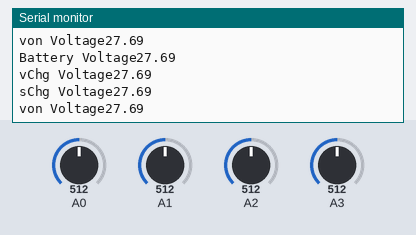
Bench run of a sketch on a simulated Arduino Uno, built with avr-gcc and run on an emulated ATmega328P. Parts: the last lines printed to the serial monitor. The inputs (shaded band) are chosen by the test bench; at power-on: A0 = 512, A1 = 512, A2 = 512, A3 = 512.

Above: at 1.8 s.
1.9 s: A0 set to 716
At 2.6 s:
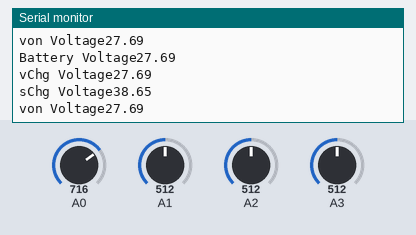
3.4 s: A1 set to 716
At 4.7 s:
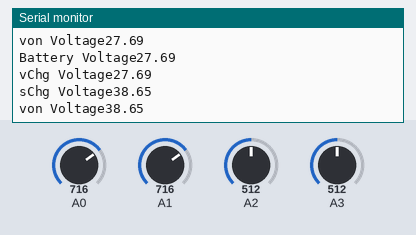
4.9 s: A2 set to 716
At 5.9 s:
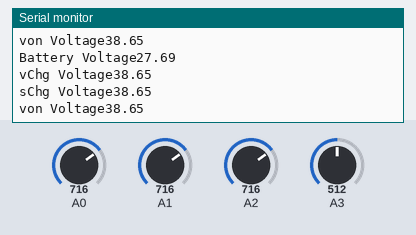
6.4 s: A3 set to 716
7.9 s: A0 set to 992
At 8.9 s:
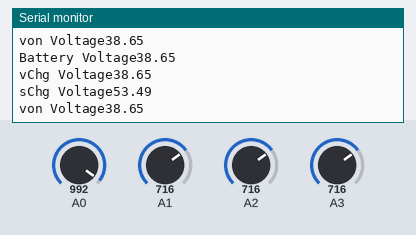
9.4 s: A1 set to 992
At 11.0 s:
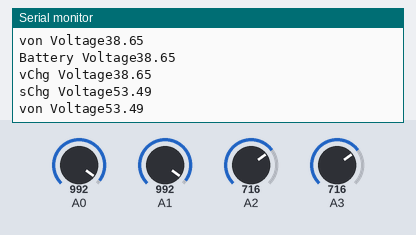
Timing chart, 0 to 11.9 s (numbered marks = the images above; inputs shaded):
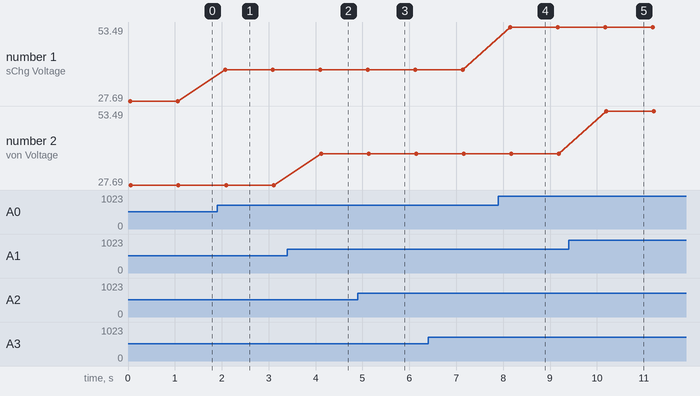

Measured:
- after the input at 1.9 s, the serial monitor: prints a new line after 0.17 s (image 1)
- after the input at 3.4 s, the serial monitor: prints a new line after 0.72 s (image 2)
- after the input at 4.9 s, the serial monitor: prints a new line after 0.19 s (image 3)
- after the input at 7.9 s, the serial monitor: prints a new line after 0.25 s (image 4)
- after the input at 9.4 s, the serial monitor: prints a new line after 0.80 s (image 5)
- plotted number 1: 27.69 → 38.65 after the input at 1.9 s, 38.65 → 53.49 after the input at 7.9 s

The sketch:

voltage_read.ino
```cpp
#define vBatt A3
#define vChg A2
#define sChg A0
#define von A1

void setup() {
  Serial.begin(9600);
}

void loop() {
  Serial.println("Battery Voltage" + String(measureVoltage(vBatt, 55.0)));
  Serial.println("vChg Voltage" + String(measureVoltage(vChg, 55.0)));
  Serial.println("sChg Voltage" + String(measureVoltage(sChg, 55.0)));
  Serial.println("von Voltage" + String(measureVoltage(von, 55.0)));
  delay(1000);
}

float measureVoltage(int pin, float Max)
  {
    float voltage = analogRead(pin);
    voltage = (voltage * Max) / 1023.0;
    return voltage + 0.16;
  }
```
